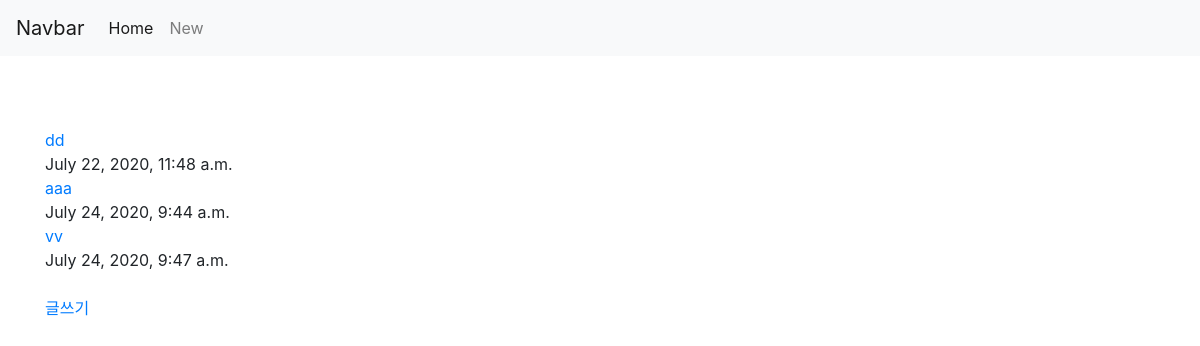
Before: / with the older database file.
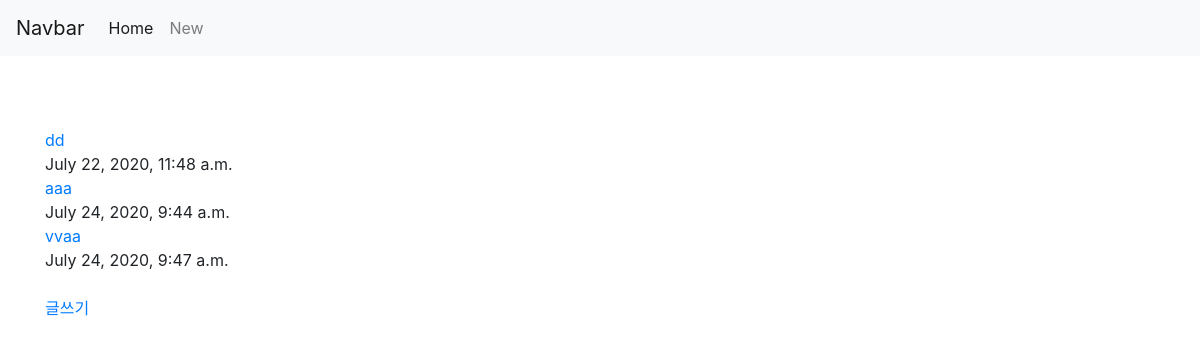
After: the same page with the newer database file.
### hello/models.py (models this page shows, shortened)
class Blog(models.Model):
    title = models.CharField(max_length=200)
    body = models.TextField()
    created_at = models.DateTimeField(auto_now_add=True)
    updated_at =models.DateTimeField(auto_now=True)

### hello/views.py (the view)
# urls.py: 2. Add a URL to urlpatterns:  path('', views.home, name='home')
def home(request):
    blogs = Blog.objects
    return render (request, 'home.html', {'blogs':blogs})

### hello/templates/home.html
{% extends 'base.html' %}
{% block content %}
<br> <br> <br>
{% for blog in blogs.all %}
<a href="{% url 'detail' blog.id%}">{{blog.title}}</a><br>
{{blog.created_at}}<br>
{%endfor%}
<br>
<a href=" {%url 'new'%}">글쓰기</a>
{% endblock %}

### hello/templates/base.html (shortened to what this page needs)
<link rel="stylesheet" href="https://stackpath.bootstrapcdn.com/bootstrap/4.5.0/css/bootstrap.min.css"
>
<nav class="navbar navbar-expand-lg navbar-light bg-light">
    <a class="navbar-brand" href="#">Navbar</a>
    <div class="collapse navbar-collapse" id="navbarSupportedContent">
        <ul class="navbar-nav mr-auto">
            <li class="nav-item active">
                <a class="nav-link" href="{% url 'home'%}">Home <span class="sr-only">(current)</span></a>
            </li>
            <li class="nav-item">
                <a class="nav-link" href="{% url 'new'%}">New</a>
            </li>
        </ul>
    </div>
</nav>
<div class="container">
    {% block content %}
    {% endblock %}
</div>

Changed rows visible on the page:
changed Blog: title "vv" → "vvaa"
